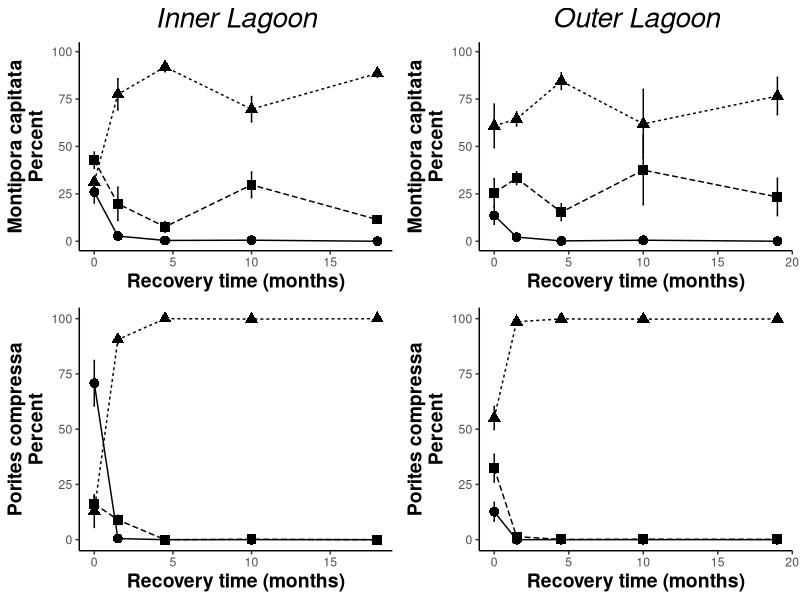

R code for this plot:
## ---- chunk 1
knitr::opts_chunk$set(echo = TRUE)
## ---- chunk 2
rm(list=ls(all=TRUE)) 

library("reshape2") #reshape data
library("ggplot2") #plotting
library("reshape") #reshape data
library("plyr")  #splitting, applying, and combining data
library("dplyr")  #splitting, applying, and combining data
library("pscl")
library("plotrix") #plotting
library("gridExtra") #arrange plots for output
library("car") #levenes test
library("lsmeans")
library("multcomp") 
library("multcompView")
library(glmmTMB)
library(lme4)
library(lmerTest)
library(tidyverse)
## ---- chunk 3
#Setup workspace:
rData1<- read.csv("data/Benthic_Transect_df.csv", header=T) # load in transect data

# set levels of factor for Bleaching_status
levels(rData1$Bleaching_score)
rData1$BNB<-as.factor(rData1$BNB)
rData1$MonthFactor<-rData1$Month

#combine month 18 and 19 for end of experiment time point comparisons (<3 weeks apart)
rData1$MonthFactor[rData1$MonthFactor=="18"] <-"1819"
rData1$MonthFactor[rData1$MonthFactor=="19"] <-"1819"
rData1$MonthFactor <- factor(rData1$MonthFactor, levels=c("0", "1.5", "4.5","10","1819")) #specify order
## ---- chunk 4
# Calc. mean, sd,se   
repcol<-c("Species", "Reef", "Month","MonthFactor", "Bleaching_status","Percent")
  rDataPlot<-rData1[repcol]

# calc average  bleaching rate/month in %  per grouping
transectPlotmean <- ddply(rDataPlot, c("Species", "Reef", "Month","MonthFactor", "Bleaching_status"), summarise, 
                   N    = length(Percent[!is.na(Percent)]), #calculate the length of the data frame, excluding NA’s *this part is important*
                   mean = mean(Percent, na.rm=TRUE), #calculate mean of response variable, removing NA's
                   sd   = sd(Percent, na.rm=TRUE), #calculate standard deviation
                   se   = sd / sqrt(N), #calculate standard error
                   max = max(Percent, na.rm=TRUE) #calculate max 
)

transectPlotmean$code<-paste0(transectPlotmean$Species, transectPlotmean$Reef, transectPlotmean$Bleaching_status) #code for plotting
## ---- chunk 5
McapInner1<-subset(transectPlotmean, Species=="Mcap")
McapInner<-subset(McapInner1, Reef=="Inner")

col_McapInner <- McapInner %>%   # height for error labels in the bars
group_by(Month) %>%
arrange(Month, desc(Bleaching_status)) %>%
mutate(lab_ypos = cumsum(mean) - 0.5 * mean) 
col_McapInner

# set to 2 decimal places
col_McapInner[,'mean']=round(col_McapInner[,'mean'],2)

#plot
col_McapInner_plot<-ggplot(data=col_McapInner, aes(x=Month, y=mean, group = code, color=Bleaching_status)) + 
  geom_errorbar(aes(ymin=mean-se, ymax=mean+se),
                width=0.1)+
  geom_point(aes(shape=Bleaching_status), size=3)+
  geom_line(aes(color=Bleaching_status, linetype=Bleaching_status))+
  scale_color_manual(values=c("black", "black","black"))+
  ylab("Montipora capitata\nPercent") +
    xlab("Recovery time (months)") + #Label the X Axis
    ylim(0, 100) + #set Y limits
  theme_bw() + #Set the background color
  theme(axis.line = element_line(color = 'black'), #Set the axes color
        axis.title=element_text(size=14,face="bold"), #Set axis format
        panel.border = element_blank(), #Set the border
        panel.grid.major = element_blank(), #Set the major gridlines
        panel.grid.minor = element_blank(), #Set the minor gridlines
        plot.background =element_blank(), #Set the plot background
        legend.key = element_blank()) + #Set plot legend key
  ggtitle("Inner Lagoon")+
          theme(plot.title = element_text(size=20,face = "italic",hjust = 0.5))
McapInner<-col_McapInner_plot+ theme(legend.position = "none") #remove legend
## ---- chunk 6
McapOuter<-subset(McapInner1, Reef=="Outer")

col_McapOuter <- McapOuter %>%   
group_by(Month) %>%
arrange(Month, desc(Bleaching_status)) %>%
mutate(lab_ypos = cumsum(mean) - 0.5 * mean) 
col_McapOuter

# set to 2 decimal places
col_McapOuter[,'mean']=round(col_McapOuter[,'mean'],2)

col_McapOuter_plot<-ggplot(data=col_McapOuter, aes(x=Month, y=mean, group = code, color=Bleaching_status)) + 
  geom_errorbar(aes(ymin=mean-se, ymax=mean+se),
                width=0.1)+
  geom_point(aes(shape=Bleaching_status), size=3)+
  geom_line(aes(color=Bleaching_status, linetype=Bleaching_status))+
  scale_color_manual(values=c("black", "black","black"))+
  ylab("Montipora capitata\nPercent") +
    xlab("Recovery time (months)") + #Label the X Axis
    ylim(0, 100) + #set Y limits
  theme_bw() + #Set the background color
  theme(axis.line = element_line(color = 'black'), #Set the axes color
        axis.title=element_text(size=14,face="bold"), #Set axis format
        panel.border = element_blank(), #Set the border
        panel.grid.major = element_blank(), #Set the major gridlines
        panel.grid.minor = element_blank(), #Set the minor gridlines
        plot.background =element_blank(), #Set the plot background
        legend.key = element_blank()) + #Set plot legend key
  ggtitle("Outer Lagoon")+
          theme(plot.title = element_text(size=20,face = "italic",hjust = 0.5))
McapOuter<-col_McapOuter_plot+ theme(legend.position = "none") #remove legend
## ---- chunk 7
PcompInner1<-subset(transectPlotmean, Species=="Pcomp")
PcompInner<-subset(PcompInner1, Reef=="Inner")

col_PcompInner <- PcompInner %>%   
group_by(Month) %>%
arrange(Month, desc(Bleaching_status)) %>%
mutate(lab_ypos = cumsum(mean) - 0.5 * mean) 
col_PcompInner

# set to 2 decimal places
col_PcompInner[,'mean']=round(col_PcompInner[,'mean'],2)

col_PcompInner_plot<-ggplot(data=col_PcompInner, aes(x=Month, y=mean, group = code, color=Bleaching_status)) + 
  geom_errorbar(aes(ymin=mean-se, ymax=mean+se),
                width=0.1)+
  geom_point(aes(shape=Bleaching_status), size=3)+
  geom_line(aes(color=Bleaching_status, linetype=Bleaching_status))+
  scale_color_manual(values=c("black", "black","black"))+
  ylab("Porites compressa\nPercent") +
    xlab("Recovery time (months)") + #Label the X Axis
    ylim(0,100) + #set Y limits
  theme_bw() + #Set the background color
  theme(axis.line = element_line(color = 'black'), #Set the axes color
        axis.title=element_text(size=14,face="bold"), #Set axis format
        panel.border = element_blank(), #Set the border
        panel.grid.major = element_blank(), #Set the major gridlines
        panel.grid.minor = element_blank(), #Set the minor gridlines
        plot.background =element_blank(), #Set the plot background
        legend.key = element_blank()) + #Set plot legend key
          theme(plot.title = element_text(size=20,face = "italic"))
PcompInner<-col_PcompInner_plot+ theme(legend.position = "none") #remove legend
## ---- chunk 8
PcompOuter<-subset(PcompInner1, Reef=="Outer")

col_PcompOuter <- PcompOuter %>% 
group_by(Month) %>%
arrange(Month, desc(Bleaching_status)) %>%
mutate(lab_ypos = cumsum(mean) - 0.5 * mean) 
col_PcompOuter

# set to 2 decimal places
col_PcompOuter[,'mean']=round(col_PcompOuter[,'mean'],2)

col_PcompOuter_plot<-ggplot(data=col_PcompOuter, aes(x=Month, y=mean, group = code, color=Bleaching_status)) + 
  geom_errorbar(aes(ymin=mean-se, ymax=mean+se),
                width=0.1)+
  geom_point(aes(shape=Bleaching_status), size=3)+
  geom_line(aes(color=Bleaching_status, linetype=Bleaching_status))+
  scale_color_manual(values=c("black", "black","black"))+
  ylab("Porites compressa\nPercent") +
    xlab("Recovery time (months)") + #Label the X Axis
    ylim(0,100) + #set Y limits
  theme_bw() + #Set the background color
  theme(axis.line = element_line(color = 'black'), #Set the axes color
        axis.title=element_text(size=14,face="bold"), #Set axis format
        panel.border = element_blank(), #Set the border
        panel.grid.major = element_blank(), #Set the major gridlines
        panel.grid.minor = element_blank(), #Set the minor gridlines
        plot.background =element_blank(), #Set the plot background
        legend.key = element_blank()) + #Set plot legend key
          theme(plot.title = element_text(size=20,face = "italic",hjust = 0.5))
PcompOuter<-col_PcompOuter_plot+ theme(legend.position = "none") #remove legend
## ---- chunk 9
grid.arrange(McapInner, McapOuter, PcompInner,PcompOuter, nrow = 2)
## ---- chunk 10
rData2<-rData1[!(rData1$Bleaching_status=="Healthy"),]    # Remove Healthy 
rData2$code<-paste0(rData2$Species, rData2$Month, rData2$MonthFactor, rData2$Depth, rData2$Reef, rData2$Rep)#create a code for groups by Species, Month, Depth, Reef, Rep 
rData3<-rData2 %>% group_by(code) %>%summarise(sum=sum(Percent))# Group Data: combine P and B %s

# Match this back with data cols you want
rData3$Species<-rData2$Species[match(rData3$code, rData2$code)]
rData3$Month<-rData2$Month[match(rData3$code, rData2$code)]
rData3$Depth<-rData2$Depth[match(rData3$code, rData2$code)]
rData3$Reef<-rData2$Reef[match(rData3$code, rData2$code)]
rData3$Rep<-rData2$Rep[match(rData3$code, rData2$code)]
rData3$MonthFactor<-rData2$MonthFactor[match(rData3$code, rData2$code)]
rData3<-rData3[,c(1,3,5:8,2)]
rData3$Depth<-as.factor(rData3$Depth)
rData3$Rep<-as.factor(rData3$Rep)
## ---- chunk 11
ccData<-read.csv("data/Benthic_Transect_Coral_Cover.csv", header=T)
ccData$MonthFactor<-ccData$Month
ccData$MonthFactor[ccData$MonthFactor=="18"] <-"1819" #combine months 18 and 19
ccData$MonthFactor[ccData$MonthFactor=="19"] <-"1819"
ccData$MonthFactor <- factor(ccData$MonthFactor, levels=c("0", "1.5", "4.5","10","1819")) 
#specify order
ccData$Reef<-as.factor(ccData$Reef)
ccData$Depth<-as.factor(ccData$Depth)

# calc average  bleaching rate/month in %  per grouping
ccMeans <- ddply(ccData, c("Reef",  "Month"), summarise, 
                   N    = length(CoralCover[!is.na(CoralCover)]), #calculate the length of the data frame, excluding NA’s *this part is important*
                   mean = mean(CoralCover, na.rm=TRUE), #calculate mean of response variable, removing NA's
                   sd   = sd(CoralCover, na.rm=TRUE), #calculate standard deviation
                   se   = sd / sqrt(N), #calculate standard error
                   max = max(CoralCover, na.rm=TRUE) #calculate max
)
## ---- chunk 12
CoralCoverMod<-lmer(CoralCover~Reef*MonthFactor+(1|Depth), ccData)
anova(CoralCoverMod, type=2)

#conduct Tukey post hoc test 
    emm = emmeans(CoralCoverMod, ~ Reef, adjust="tukey")
    #letter display
    pairs(emm)
## ---- chunk 13
#fullmodel, df=rData3
Prev_transect_full<-lmer(sum~Reef*MonthFactor*Species+(1|Depth), data=rData3)
anova(Prev_transect_full, type=2)
    #conduct Tukey post hoc test 
    emm = emmeans(Prev_transect_full, ~ Reef*MonthFactor, adjust="tukey")
    #letter display
      pairs(emm) 
    emm = emmeans(Prev_transect_full, ~ Species*MonthFactor, adjust="tukey")
    #letter display
    pairs(emm) 
        cld(emm) 
## ---- chunk 14
#bleached
prevWhite<-subset(rData1, Bleaching_status=="Bleached")

WhiteMod<-lmer(Percent~Species*Reef*MonthFactor+(1|Depth),prevWhite)
anova(WhiteMod, type=2)
  #conduct Tukey post hoc test 
    emm = emmeans(WhiteMod, ~ Reef, adjust="tukey")
    #letter display
    cld(emm)
  #conduct Tukey post hoc test 
    emm = emmeans(WhiteMod, ~ Reef*Species*MonthFactor, adjust="tukey")
    #letter display
    cld(emm)
    pairs(emm)
## ---- chunk 15
rData4<-rData2 #make a copy of rData2
rData4$Depth<-as.factor(rData4$Depth)
rData4$Rep<-as.factor(rData4$Rep)

rData4$sum<-rData3$sum[match(rData4$code, rData3$code)] # add the sum row by code to get sum of W+P
rData4$newPer<-rData4$Percent/rData4$sum # Make new row of new percents which is W%/(W%+P%)
rData4<-subset(rData4, Bleaching_status=="Bleached") # get rid of Pale

#full model
SeverityMod<-lmer(newPer~Species*Reef*MonthFactor+(1|Depth),rData4)
anova(SeverityMod, type="2")
 #conduct Tukey post hoc test 
    emm = emmeans(SeverityMod, ~ Species*MonthFactor*Reef, adjust="tukey")
    #letter display
    cld(emm)
    pairs(emm) 
 #conduct Tukey post hoc test 
    emm = emmeans(SeverityMod, ~ Reef*Species*MonthFactor, adjust="tukey")
    #letter display
    pairs(emm)   
